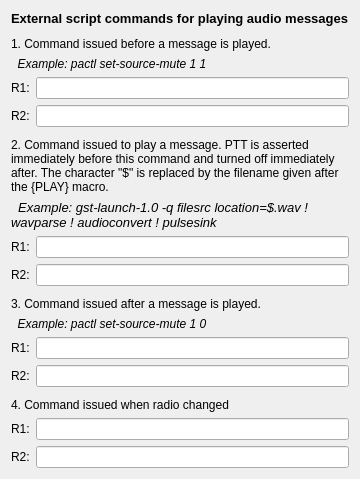
     <widget class="QWidget" name="tab">
      <property name="sizePolicy">
       <sizepolicy hsizetype="Preferred" vsizetype="MinimumExpanding">
        <horstretch>0</horstretch>
        <verstretch>0</verstretch>
       </sizepolicy>
      </property>
      <attribute name="title">
       <string>Play Scripts</string>
      </attribute>
      <layout class="QVBoxLayout" name="verticalLayout_6">
       <item>
        <layout class="QVBoxLayout" name="verticalLayout_5">
         <item>
          <widget class="QLabel" name="label_3">
           <property name="font">
            <font>
             <family>Liberation Sans</family>
             <pointsize>10</pointsize>
             <weight>75</weight>
             <bold>true</bold>
            </font>
           </property>
           <property name="text">
            <string>External script commands for playing audio messages</string>
           </property>
          </widget>
         </item>
         <item>
          <spacer name="verticalSpacer_4">
           <property name="orientation">
            <enum>Qt::Vertical</enum>
           </property>
           <property name="sizeHint" stdset="0">
            <size>
             <width>20</width>
             <height>5</height>
            </size>
           </property>
          </spacer>
         </item>
         <item>
          <widget class="QLabel" name="label_4">
           <property name="text">
            <string>1. Command issued before a message is played.</string>
           </property>
           <property name="wordWrap">
            <bool>true</bool>
           </property>
          </widget>
         </item>
         <item>
          <widget class="QLabel" name="label_11">
           <property name="font">
            <font>
             <italic>true</italic>
            </font>
           </property>
           <property name="text">
            <string>  Example: pactl set-source-mute 1 1 </string>
           </property>
          </widget>
         </item>
         <item>
          <layout class="QHBoxLayout" name="horizontalLayout_2">
           <item>
            <widget class="QLabel" name="label_13">
             <property name="text">
              <string>R1:</string>
             </property>
            </widget>
           </item>
           <item>
            <widget class="QLineEdit" name="beforePlayLineEdit1"/>
           </item>
          </layout>
         </item>
         <item>
          <layout class="QHBoxLayout" name="horizontalLayout_3">
           <item>
            <widget class="QLabel" name="label_14">
             <property name="text">
              <string>R2:</string>
             </property>
            </widget>
           </item>
           <item>
            <widget class="QLineEdit" name="beforePlayLineEdit2"/>
           </item>
          </layout>
         </item>
         <item>
          <spacer name="verticalSpacer_5">
           <property name="orientation">
            <enum>Qt::Vertical</enum>
           </property>
           <property name="sizeHint" stdset="0">
            <size>
             <width>20</width>
             <height>5</height>
            </size>
           </property>
          </spacer>
         </item>
         <item>
          <widget class="QLabel" name="label_5">
           <property name="text">
            <string>2. Command issued to play a message. PTT is asserted immediately before this command and turned off immediately after. The character &quot;$&quot; is replaced by the filename given after the {PLAY} macro.</string>
           </property>
           <property name="wordWrap">
            <bool>true</bool>
           </property>
          </widget>
         </item>
         <item>
          <widget class="QLabel" name="label_12">
           <property name="font">
            <font>
             <pointsize>10</pointsize>
             <italic>true</italic>
            </font>
           </property>
           <property name="text">
            <string>  Example: gst-launch-1.0 -q filesrc location=$.wav ! wavparse ! audioconvert ! pulsesink </string>
           </property>
           <property name="wordWrap">
            <bool>true</bool>
           </property>
          </widget>
         </item>
         <item>
          <layout class="QHBoxLayout" name="horizontalLayout_4">
           <item>
            <widget class="QLabel" name="label_19">
             <property name="text">
              <string>R1:</string>
             </property>
            </widget>
           </item>
           <item>
            <widget class="QLineEdit" name="playLineEdit1">
             <property name="toolTip">
              <string/>
             </property>
            </widget>
           </item>
          </layout>
         </item>
         <item>
          <layout class="QHBoxLayout" name="horizontalLayout_5">
           <item>
            <widget class="QLabel" name="label_20">
             <property name="text">
              <string>R2:</string>
             </property>
            </widget>
           </item>
           <item>
            <widget class="QLineEdit" name="playLineEdit2"/>
           </item>
          </layout>
         </item>
         <item>
          <spacer name="verticalSpacer_6">
           <property name="orientation">
            <enum>Qt::Vertical</enum>
           </property>
           <property name="sizeHint" stdset="0">
            <size>
             <width>20</width>
             <height>5</height>
            </size>
           </property>
          </spacer>
         </item>
         <item>
          <widget class="QLabel" name="label_7">
           <property name="text">
            <string>3. Command issued after a message is played.</string>
           </property>
          </widget>
         </item>
         <item>
          <widget class="QLabel" name="label_15">
           <property name="font">
            <font>
             <italic>true</italic>
            </font>
           </property>
           <property name="text">
            <string>  Example: pactl set-source-mute 1 0</string>
           </property>
          </widget>
         </item>
         <item>
          <layout class="QHBoxLayout" name="horizontalLayout_6">
           <item>
            <widget class="QLabel" name="label_22">
             <property name="text">
              <string>R1:</string>
             </property>
            </widget>
           </item>
           <item>
            <widget class="QLineEdit" name="afterPlayLineEdit1"/>
           </item>
          </layout>
         </item>
         <item>
          <layout class="QHBoxLayout" name="horizontalLayout_7">
           <item>
            <widget class="QLabel" name="label_23">
             <property name="text">
              <string>R2:</string>
             </property>
            </widget>
           </item>
           <item>
            <widget class="QLineEdit" name="afterPlayLineEdit2"/>
           </item>
          </layout>
         </item>
        </layout>
       </item>
       <item>
        <spacer name="verticalSpacer_7">
         <property name="orientation">
          <enum>Qt::Vertical</enum>
         </property>
         <property name="sizeHint" stdset="0">
          <size>
           <width>20</width>
           <height>5</height>
          </size>
         </property>
        </spacer>
       </item>
       <item>
        <widget class="QLabel" name="label_21">
         <property name="text">
          <string>4. Command issued when radio changed</string>
         </property>
        </widget>
       </item>
       <item>
        <layout class="QHBoxLayout" name="horizontalLayout">
         <item>
          <widget class="QLabel" name="label_25">
           <property name="text">
            <string>R1:</string>
           </property>
          </widget>
         </item>
         <item>
          <widget class="QLineEdit" name="switchRadioLineEdit1"/>
         </item>
        </layout>
       </item>
       <item>
        <layout class="QHBoxLayout" name="horizontalLayout_8">
         <item>
          <widget class="QLabel" name="label_24">
           <property name="text">
            <string>R2:</string>
           </property>
          </widget>
         </item>
         <item>
          <widget class="QLineEdit" name="switchRadioLineEdit2"/>
         </item>
        </layout>
       </item>
      </layout>
     </widget>
